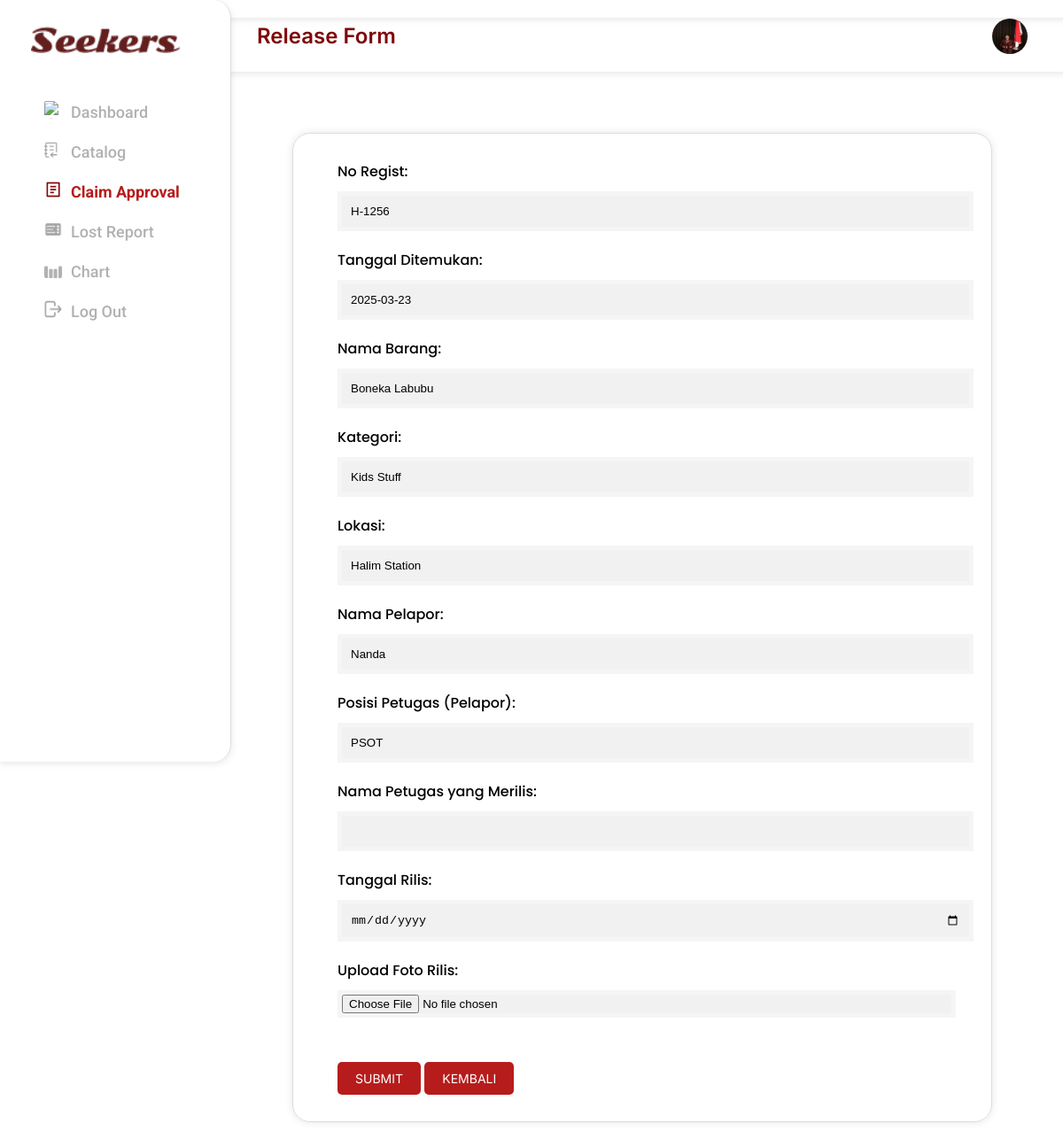
The app's page /releaseform.php?lost_item_id=10 (signed in) with its own data.
### tables this page shows
CREATE TABLE `users` (
  `id` int(11) NOT NULL,
  `fullname` varchar(100) NOT NULL,
  `username` varchar(50) NOT NULL,
  `email` varchar(50) NOT NULL,
  `password` varchar(255) NOT NULL,
  `position` varchar(100) DEFAULT NULL,
  `departement` varchar(100) DEFAULT NULL,
  `biro` varchar(100) DEFAULT NULL,
  `placement` varchar(100) DEFAULT NULL,
  `profile_pic` varchar(255) NOT NULL DEFAULT 'profil/noprofil.png'
);

CREATE TABLE `lost_items` (
  `id` int(11) NOT NULL,
  `no_regist` varchar(50) DEFAULT NULL,
  `categories` varchar(50) DEFAULT NULL,
  `date` date DEFAULT NULL,
  `nama_barang` varchar(100) DEFAULT NULL,
  `location` varchar(100) DEFAULT NULL,
  `nomor_kereta` varchar(50) DEFAULT NULL,
  `gerbong` varchar(10) DEFAULT NULL,
  `kursi` varchar(10) DEFAULT NULL,
  `nama_pelapor` varchar(255) NOT NULL,
  `reporter` varchar(100) DEFAULT NULL,
  `chronology` text DEFAULT NULL,
  `image` varchar(255) DEFAULT NULL,
  `status` enum('unclaimed','claimed') DEFAULT 'unclaimed',
  `created_at` timestamp NOT NULL DEFAULT current_timestamp(),
  `perilis` varchar(100) DEFAULT NULL,
  `tanggal_rilis` date DEFAULT NULL,
  `foto_rilis` varchar(255) DEFAULT NULL,
  `metode_pengambilan` varchar(50) DEFAULT NULL,
  `stasiun_ambil` varchar(100) DEFAULT NULL,
  `stasiun_kirim` varchar(100) DEFAULT NULL,
  `status_rilis` enum('rilis','belum rilis') DEFAULT 'belum rilis'
);

### releaseform.php (the view, shortened to what this page needs)
<?php
$host = "localhost";
$user = "root";
$pass = "";
$dbname = "lost_and_found";
$conn = new mysqli($host, $user, $pass, $dbname);
$user_id = $_SESSION['user_id'];
$query = "SELECT fullname, email, password, username, position, departement, biro, placement, profile_pic FROM users WHERE id = ?";
$stmt = $conn->prepare($query);
$stmt->bind_param("i", $user_id);
$stmt->execute();
$result = $stmt->get_result();
$user = $result->fetch_assoc();
$lost_item_id = isset($_GET['lost_item_id']) ? (int)$_GET['lost_item_id'] : 0;
$stmt = $conn->prepare("SELECT * FROM lost_items WHERE id = ?");
$stmt->bind_param("i", $lost_item_id);
$stmt->execute();
$item = $stmt->get_result()->fetch_assoc();
?>
<!DOCTYPE html>
<html>
<head>
    <link rel="stylesheet" href="https://cdnjs.cloudflare.com/ajax/libs/font-awesome/5.15.3/css/all.min.css">
    <link href="https://cdnjs.cloudflare.com/ajax/libs/font-awesome/5.15.4/css/all.min.css" rel="stylesheet">
    <link rel="stylesheet" href="style/releaseform.css"
</head>
<body>
        <div class="container">
            <div class="sidebar">
                <div>
                    <img alt="Logo" height="57" src="asset/Seekers.png" width="168"/>
                    <ul>
                    <li>
                        <a href="dashboard.php" style="display: flex; align-items: center; gap: 10px; color:#B1B1B1 ;">
                            <img src="asset/dashcat.png" alt="dashboard" style="width: 20px; height: 20px; border-radius: 10%; margin-bottom: 5px;">
                            Dashboard
                        </a>
                    </li>
                    <li>
                    <li>
                        <a href="catalog.php" style="display: flex; align-items: center; gap: 10px; color: #B1B1B1 ">
                            <img src="asset/catdash.png" alt="dashboard" style="width: 20px; height: 20px; border-radius: 10%; margin-bottom: 5px;">
                            Catalog
                        </a>
                    </li>
                    <li>
                        <a class="active" href="claimapproval.php" style="display: flex; align-items: center; gap: 10px; ">
                            <img src="asset/approval.png" alt="dashboard" style="width: 20px; height: 20px; border-radius: 10%; margin-bottom: 5px;">
                            Claim Approval
                        </a>
                    </li>
                    <li>
                        <a href="lostreport.php" style="display: flex; align-items: center; gap: 10px; color:#B1B1B1">
                            <img src="asset/report2.png" alt="dashboard" style="width: 20px; height: 20px; border-radius: 10%; margin-bottom: 5px;">
                            Lost Report
                        </a>
                    </li>
                    <li>
                        <a href="chart.php" style="display: flex; align-items: center; gap: 10px; color:#B1B1B1">
                            <img src="asset/chartdas.png" alt="dashboard" style="width: 20px; height: 20px; border-radius: 10%; margin-bottom: 5px;">
                            Chart
                        </a>
                    </li>
                    <li>
                        <a href="logout.php" style="display: flex; align-items: center; gap: 10px; color:#B1B1B1">
                            <img src="asset/logdas.png" alt="dashboard" style="width: 20px; height: 20px; border-radius: 10%; margin-bottom: 5px;">
                            Log Out
                        </a>
                    </li>
                </ul>
                </div>
            </div>
        <div class="content">
            <div class="header">
            <h1>Release Form</h1>
            <div class="search">
                    <img alt="User Profile" height="35" width="35"
                    src="<?= htmlspecialchars($user['profile_pic'] ?: 'profil/noprofil.png') ?>?t=<?= time() ?>"
                    onclick="window.location.href='profil.php'"/>
                </div>
            </div>
            <div class="container">
  <div class="content">
    <div class="form-container">
    <form action="update_rilis.php" method="POST" enctype="multipart/form-data">
    <div class="form-group">
    <label for="no_regist">No Regist:</label>
    <input type="text" id="no_regist" name="no_regist" value="<?= htmlspecialchars($item['no_regist']) ?>" readonly>
    </div>
    <div class="form-group">
    <label for="date">Tanggal Ditemukan:</label>
    <input type="text" id="date" name="date" value="<?= htmlspecialchars($item['date']) ?>" readonly >
    </div>
    <div class="form-group">
    <label for="nama_barang_text">Nama Barang:</label>
    <input type="text" name="nama_barang_text" value="<?= htmlspecialchars($item['nama_barang']) ?>" readonly>
    </div>
    <div class="form-group">
    <label for="categories">Kategori:</label>
    <input type="text" id="categories" name="categories" value="<?= htmlspecialchars($item['categories']) ?>" readonly >
    </div>
    <div class="form-group">
    <label for="location">Lokasi:</label>
    <input type="text" id="location" name="location" value="<?= htmlspecialchars($item['location']) ?>" readonly>
    </div>
    <div class="form-group">
    <label for="nama_pelapor">Nama Pelapor:</label>
    <input type="text" id="nama_pelapor" name="nama_pelapor" value="<?= htmlspecialchars($item['nama_pelapor']) ?>" readonly>
    </div>
    <div class="form-group">
    <label for="reporter">Posisi Petugas (Pelapor):</label>
    <input type="text" id="reporter" name="reporter" value="<?= htmlspecialchars($item['reporter']) ?>" readonly>
    </div>
    <div class="form-group">
    <label for="perilis">Nama Petugas yang Merilis:</label>
    <input id="perilis" name="perilis" type="text" required/>
    </div>
    <div class="form-group">
    <label for="tanggal_rilis">Tanggal Rilis:</label>
    <input id="tanggal_rilis" name="tanggal_rilis" type="date" required/>
    </div>
    <div class="form-group">
    <label for="foto_rilis">Upload Foto Rilis:</label>
    <input id="foto_rilis" name="foto_rilis" type="file" accept="image/*" required/>
    </div>
    <button type="submit" class="btn">SUBMIT</button>
    <a href="claimapproval.php"><button type="button" class="btn" >KEMBALI</button></a>
    </form>
    </div>
    </div>
    </div>
    </div>
</body>
</html>

### style/releaseform.css (style rules this page uses)
body { font-family: 'Roboto', sans-serif; margin: 0; padding: 0; background-color: #f5f6fa; }
.container { display: flex; }
.sidebar { width: 200px; background-color: #fff; padding: 30px; box-shadow: 0 2px 8px rgba(0, 0, 0, 0.1); font-weight: 500; position: fixed; top: 0; left: 0; height: 100vh; overflow-y: auto; z-index: 10; border-right: 1px solid #ddd; border-radius: 0 20px 20px 0; }
.sidebar img { width: 168px; height: 30px; margin-bottom: 30px; margin-left: 5px; }
.sidebar ul { list-style: none; padding: 0; margin-left: 15px; }
.sidebar ul li { margin: 20px 0; }
.sidebar ul li a { text-decoration: none; color: #333; font-size: 18px; display: flex; align-items: center; transition: 0.3s; }
.sidebar ul li a.active { color: #b71c1c; font-weight: bold; }
.content { flex: 1; padding: 40px; background-color: #ffffff; overflow-y: auto; }
.header { position: fixed; top: 0; left: 200px; width: calc(100% - 200px); z-index: 5; display: flex; justify-content: space-between; align-items: center; background-color: #fff; padding: 10px 30px; box-shadow: 0 2px 8px rgba(0, 0, 0, 0.1); border-radius: 0 0 20px 20px; margin-left: 30px; }
.header h1 { font-size: 24px; color: #7F0408; font-family: 'Inter', sans-serif; font-weight: 600; margin-left: 30px; }
.header .search { display: flex; align-items: center; cursor: pointer; }
.header .search img { width: 40px; height: 40px; border-radius: 50%; margin-right: 100px; }
.form-container { padding: 30px 50px; border: 1px solid #dcdcdc; border-radius: 20px; box-shadow: 0 0 10px rgba(0,0,0,0.1); margin-left: 250px; margin-top: 70px; font-family: "Poppins", serif; }
.form-group { margin-bottom: 20px; }
.form-group label { display: block; font-weight: 500; margin-bottom: 10px; }
.form-group input, .form-group textarea { width: 100%; padding: 10px; border: 5px solid #F5F5F5; border-radius: 1px; background-color:#f1f1f1 ; }
.form-group input[type="file"] { padding: 0; }
.btn { background-color: #b71c1c; color: #fff; font-family: 'Inter', sans-serif; padding: 10px 20px; font-size: 14px; border: none; border-radius: 5px; cursor: pointer; align-self: flex-end; margin-top: 30px; }

### records on screen
users: profile_pic (picture)
lost_items: no_regist "H-1256", date "2025-03-23", nama_barang_text "Boneka Labubu", categories "Kids Stuff", location "Halim Station", nama_pelapor "Nanda", reporter "PSOT"
